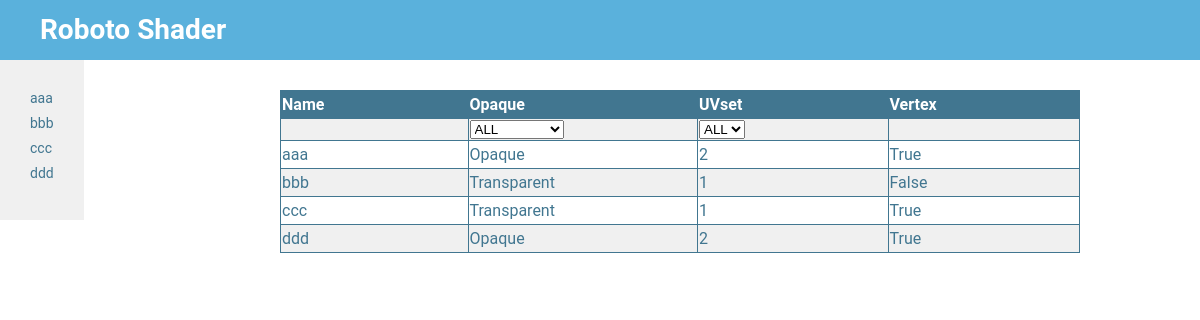
/shader/, run on the app's committed database.
### shader/models.py (models this page shows, shortened)
@python_2_unicode_compatible
class Shader(models.Model):
    shader_name = models.CharField(max_length = 200, primary_key=True)
    shader_opaque =  models.CharField(max_length = 200)
    shader_uv = models.IntegerField()
    shader_vertex = models.BooleanField()

### shader/views.py (the view, shortened to what this page needs)
def index(request):
    shader_list = Shader.objects.order_by('shader_name')
    return render(request, 'shader/index.html', {'shader_list':shader_list,'selected_shader':shader_list})

### shader/templates/shader/index.html (shortened to what this page needs)
<head>
	{%extends "shader/base.html"%}
    {% block extrastyle %}
        <link rel="stylesheet" type="text/css" href="/static/shader/index.css"/>
    {% endblock %}
	{% block branding %}Roboto Shader{% endblock %}
	{% block sidebar %}
        {% if shader_list %}
        <ul>
            {% for shader in shader_list %}
                <li><a href="{% url 'shader:detail' shader.shader_name %}" target="_blank">{{ shader.shader_name }}</a></li>
            {% endfor %}
        </ul>
        {% else %}
            <p>No shader are available.</p>
        {% endif %}
	{% endblock %}
	{% block main %}
	<table>
		<tr>
            <th class="tableHead">Name</th>
            <th class="tableHead">Opaque</th>
            <th class="tableHead">UVset</th>
            <th class="tableHead">Vertex</th>
        </tr>
        <form action="{% url 'shader:index' %}" method="post">{% csrf_token %}
        <tr>
            <td></td>
            <td>
                <select onchange="javascript:form.submit()" name="selectOpaque">
                <option value = 'all'>ALL</option>
                </select>
            </td>
            <td>
                <select onchange="javascript:form.submit()" name="selectUV">
                <option value = 'all'>ALL</option>
                </select>
            </td>
            <td></td>
        </tr>
        </form>
        {% if selected_shader %}
            {% for shader in selected_shader %}
                    <tr>
                        <td><a href="{% url 'shader:detail' shader.shader_name %}" target="_blank">{{ shader.shader_name }}</a></td>
                        <td>{{ shader.shader_opaque }}</td>
                        <td>{{ shader.shader_uv }}</td>
                        <td>{{ shader.shader_vertex }}</td>
                    </tr>
            {% endfor %}
        {% endif %}
	</table>
	{% endblock %}

### shader/templates/shader/base.html (shortened to what this page needs)
<!DOCTYPE html>
<html>
<head>
	<link rel="stylesheet" type="text/css" href="/static/shader/base.css"/>
	{% block extrastyle %}{% endblock %}
</head>
<body>
<div id="container">
	<div id="header">
		<div id="branding"> <h1>{% block branding %}{% endblock %}</h1> </div>
	</div>
	<div id="content"> {% block content %}
		<div id="sidebar">{% block sidebar %}{% endblock %}</div>
		<div id="main">{% block main %}{% endblock %}</div>
	{% endblock %} </div>
</body>
</html>

### shader/static/shader/base.css (style rules this page uses)
body { margin: 0; padding: 0; font-size: 14px; font-family: "Roboto","Lucida Grande","DejaVu Sans","Bitstream Vera Sans",Verdana,Arial,sans-serif; color: #417690; background: #fff; border: none; }
#container { position: relative; width: 100%; padding: 0; }
#header { width: auto; height: 40px; padding: 10px 40px; background: #5ab1dc; line-height: 40px; color: #ffffff; }
#branding { float: left; margin: 0; }
#branding h1 { margin: 0; }
#sidebar { float: left; padding:30px; background-color: #f0f0f0; }
#main { padding: 30px; margin: 0 0 0 250px; }
ul { margin: 0; padding: 0; list-style:none; }
li { margin: 0 0 9px 0; }
a { color: #417690; text-decoration:none; }

### shader/static/shader/index.css (style rules this page uses)
table,tr,th,td { border:1px solid #417690; border-collapse: collapse; line-height: 25px; width: 800px; }
tr { text-align: left; }
th { color: #fff; background-color: #417690; }
tr:nth-child(odd) { background-color:#fff; }
tr:nth-child(even) { background-color:#f0f0f0; }
form { margin:0; }

### data on the page
Shader: shader_name "aaa", shader_opaque "Opaque", shader_uv "2", shader_vertex "True"
Shader: shader_name "bbb", shader_opaque "Transparent", shader_uv "1", shader_vertex "False"
Shader: shader_name "ccc", shader_opaque "Transparent", shader_uv "1", shader_vertex "True"
Shader: shader_name "ddd", shader_opaque "Opaque", shader_uv "2", shader_vertex "True"
